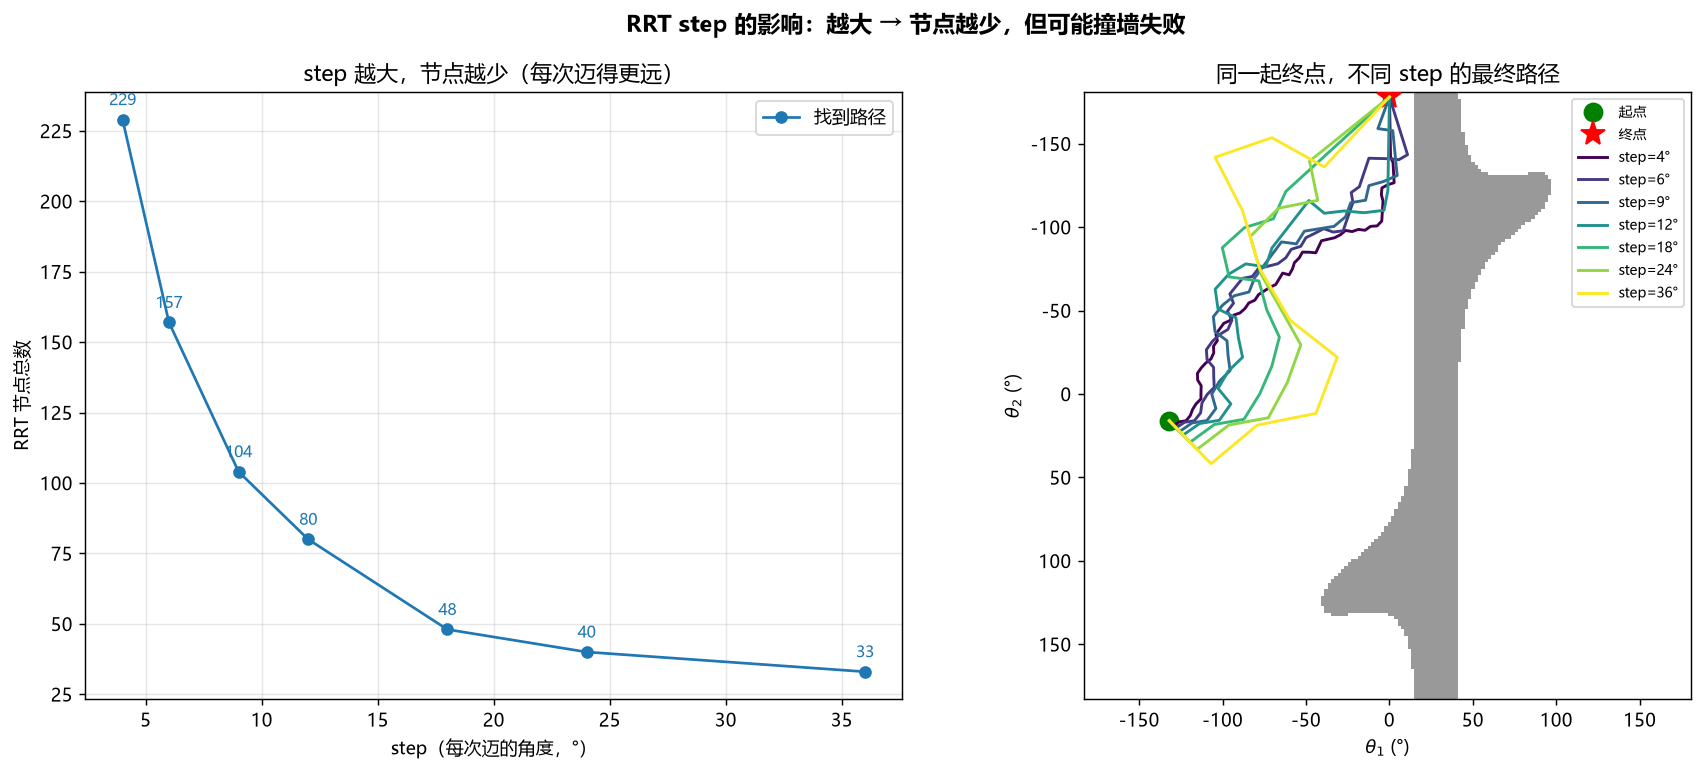

The Python source for this figure:
"""
第3课 拓展：RRT step 大小对节点数和成功率的影响。

直接复跑 lesson3_rrt.py 里的 rrt_plan()，其它设置全部锁死：
    L1=200, L2=180, OBSTACLE=(175,95,43), START=(-132,16), GOAL=(0,-178)
    max_iter=3000, goal_bias=0.10, seed=42

只改一个变量：step
对比 step = 4 / 6 / 9 / 12 / 18 / 24 / 36 度
输出：lesson3_step_compare.png  （两张子图：节点数 vs step、路径 vs step）
      + 表格化打印每个 step 的节点数、是否找到路、路径长度
"""
import os
import numpy as np
import matplotlib
matplotlib.rcParams['font.sans-serif'] = ['Microsoft YaHei', 'SimHei', 'DejaVu Sans']
matplotlib.rcParams['axes.unicode_minus'] = False
import matplotlib.pyplot as plt

from lesson3_rrt import (
    L1, L2, OBSTACLE,
    rrt_plan, reconstruct_path,
    build_obstacle_mask, draw_background, check_background_orientation,
)

OUT = os.path.dirname(os.path.abspath(__file__))

# 与 lesson3_rrt.py 主脚本保持一致的起终点
START = (-132.0, 16.0)
GOAL = (0.0, -178.0)

# 跑一组不同的 step
STEPS = [4.0, 6.0, 9.0, 12.0, 18.0, 24.0, 36.0]
MAX_ITER = 3000
SEED = 42

results = []   # (step, n_nodes, success, path_len)
for s in STEPS:
    nodes, parents, _, ok = rrt_plan(START, GOAL, max_iter=MAX_ITER,
                                     step=s, seed=SEED)
    if ok:
        path = reconstruct_path(nodes, parents)
        plen = sum(np.linalg.norm(np.array(path[i+1]) - np.array(path[i]))
                   for i in range(len(path) - 1))
    else:
        plen = float('nan')
    results.append((s, len(nodes), ok, plen))
    print(f"step={s:5.1f}°  节点数={len(nodes):5d}  成功={ok}  "
          f"路径长度={plen if not np.isnan(plen) else '  -':>8}°")

# === 画两张图 ===
fig, axes = plt.subplots(1, 2, figsize=(14, 6))

# 左：节点数 vs step
ax = axes[0]
ok_steps = [r[0] for r in results if r[2]]
fail_steps = [r[0] for r in results if not r[2]]
ok_nodes = [r[1] for r in results if r[2]]
fail_nodes = [r[1] for r in results if not r[2]]
ax.plot([r[0] for r in results if r[2]], ok_nodes, 'o-', color='tab:blue',
        label='找到路径')
if fail_steps:
    ax.scatter(fail_steps, fail_nodes, marker='x', s=120, color='red',
               label='未找到（撞墙/撞边界）', zorder=5)
for s, n, ok, _ in results:
    if ok:
        ax.annotate(f"{n}", (s, n), textcoords="offset points",
                    xytext=(0, 8), ha='center', fontsize=9, color='tab:blue')
ax.set_xlabel('step（每次迈的角度，°）')
ax.set_ylabel('RRT 节点总数')
ax.set_title('step 越大，节点越少（每次迈得更远）')
ax.grid(alpha=0.3)
ax.legend()

# 右：把所有 step 的最终路径叠在同一张 C 空间背景上
ax = axes[1]
mask, n = build_obstacle_mask()
draw_background(ax, mask, n)
ax.plot(START[0], START[1], 'go', markersize=10, label='起点', zorder=3)
ax.plot(GOAL[0], GOAL[1], 'r*', markersize=14, label='终点', zorder=3)

colors = plt.cm.viridis(np.linspace(0, 1, len(STEPS)))
for (s, n_nodes, ok, _), c in zip(results, colors):
    if not ok:
        continue
    nodes, parents, _, _ = rrt_plan(START, GOAL, max_iter=MAX_ITER,
                                    step=s, seed=SEED)
    path = reconstruct_path(nodes, parents)
    xs = [p[0] for p in path]; ys = [p[1] for p in path]
    ax.plot(xs, ys, '-', color=c, linewidth=1.6, label=f'step={s:.0f}°', zorder=4)

ax.set_xlabel(r'$\theta_1$ (°)')
ax.set_ylabel(r'$\theta_2$ (°)')
ax.set_title('同一起终点，不同 step 的最终路径')
ax.legend(loc='upper right', fontsize=8)

plt.suptitle('RRT step 的影响：越大 → 节点越少，但可能撞墙失败',
             fontsize=13, fontweight='bold')
plt.tight_layout()
plt.savefig(os.path.join(OUT, 'lesson3_step_compare.png'), dpi=130,
            bbox_inches='tight')
print(f"\n图已存到: {os.path.join(OUT, 'lesson3_step_compare.png')}")
